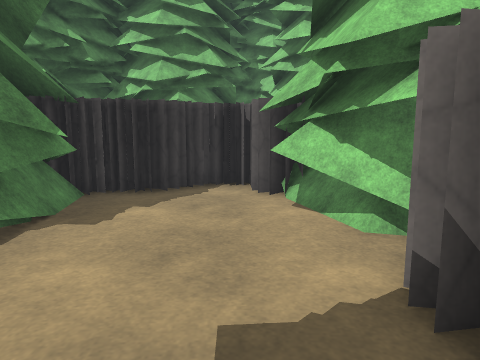
[1] (above)

24 first-person views from a walk through a Godot game level. The camera is 1.3 m above the floor, tilts 8° down and sees 70° across. The floor is counted in squares, 1 m on a side. Each view is taken from the middle of a square. On the plan, view 1 faces up. The plan holds only what a view shows up to about 15 squares ahead; the rest is blank. The place goes on beyond the plan. Surface patterns are stand-ins for the level's own textures.

[2]
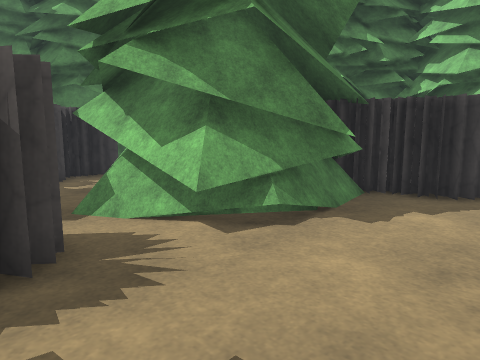

[3]
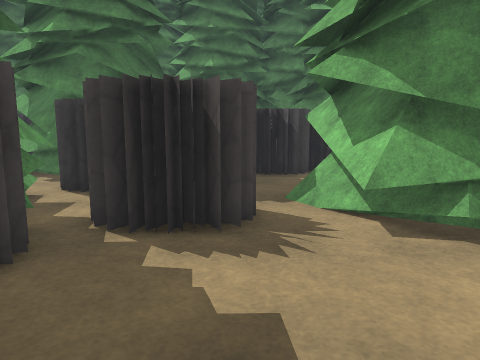

[4]
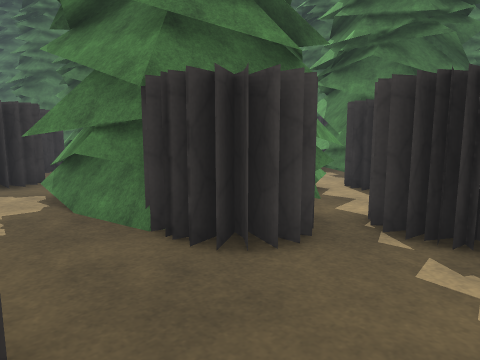

[5]
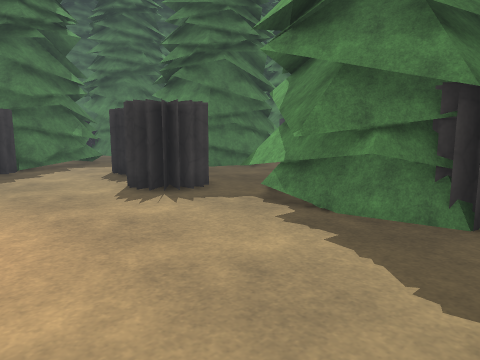

[6]
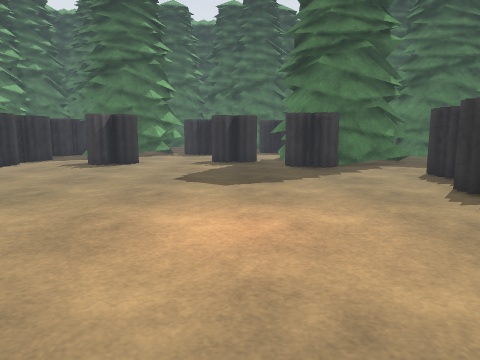

[7]
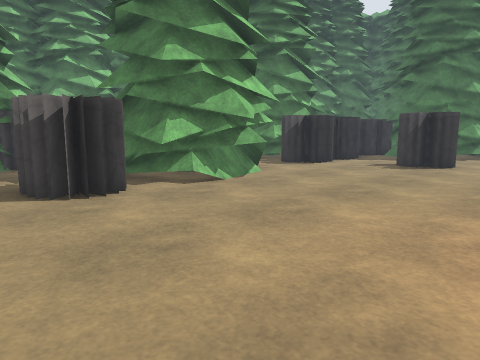

[8]
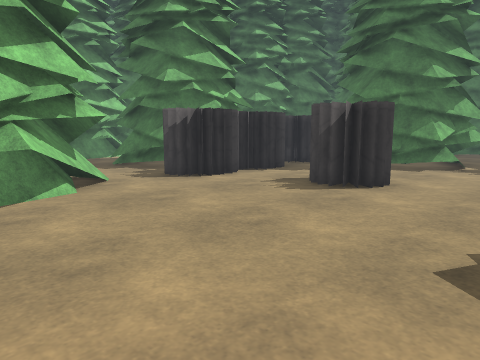

[9]
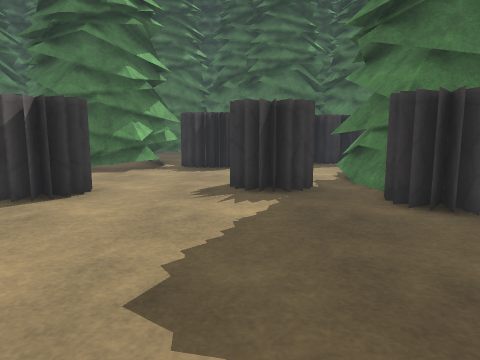

[10]
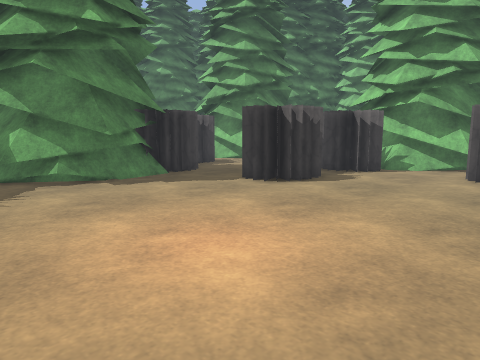

[11]
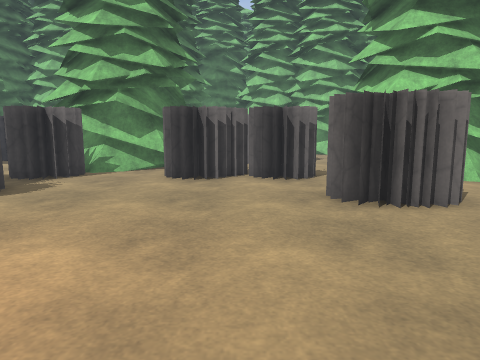

[12]
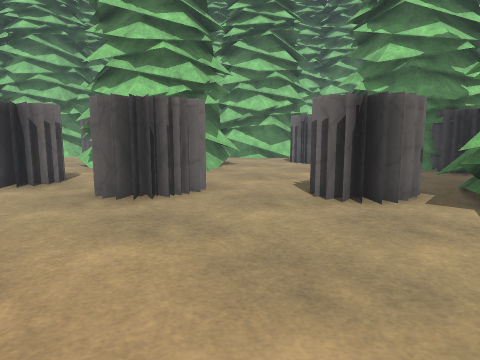

[13]
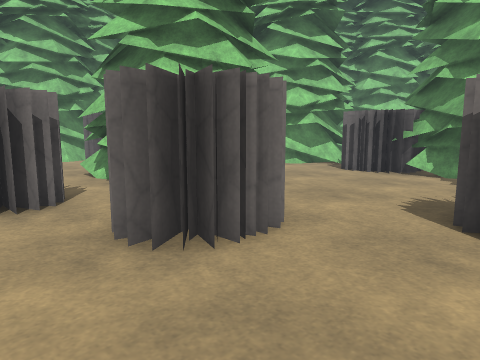

[14]
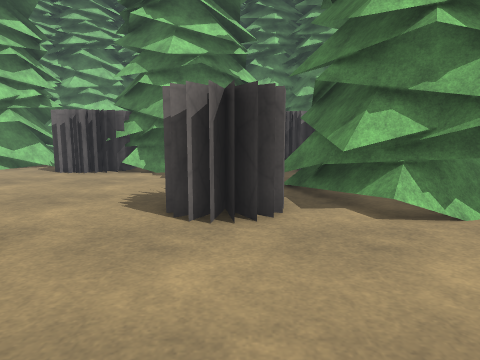

[15]
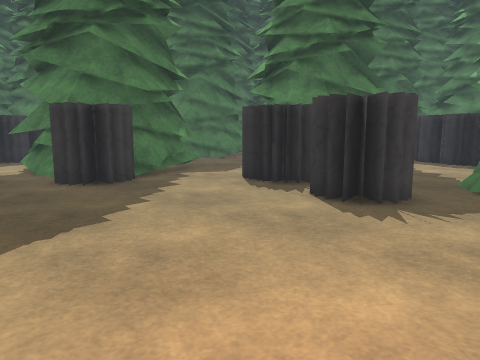

[16]
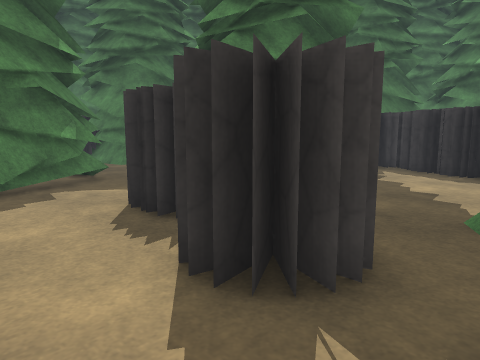

[17]
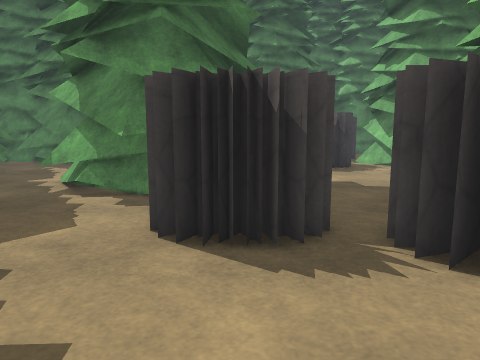

[18]
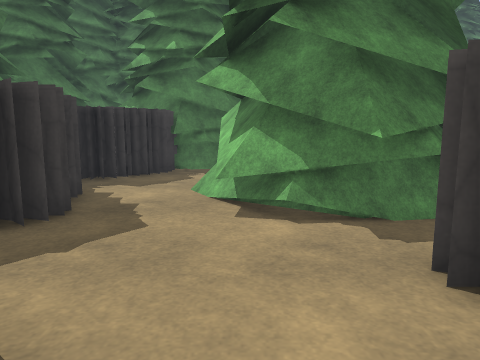

[19]
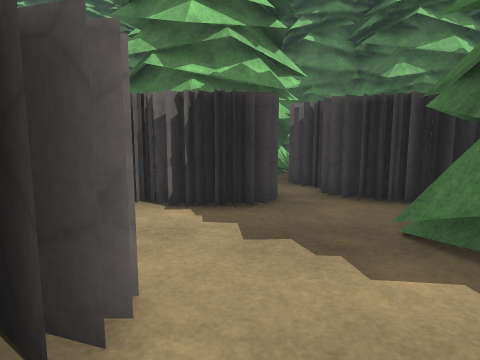

[20]
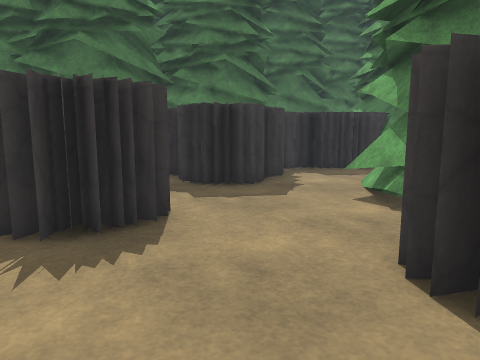

[21]
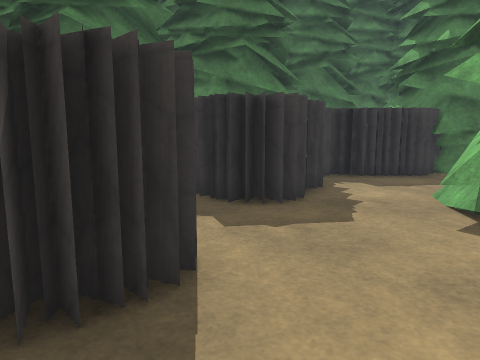

[22]
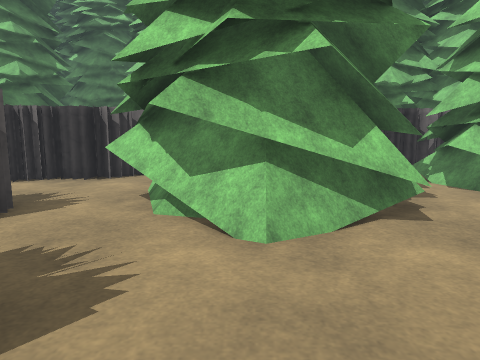

[23]
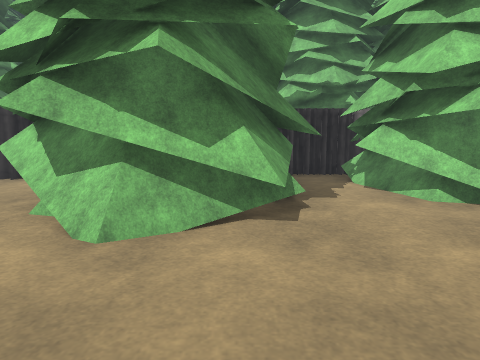

[24]
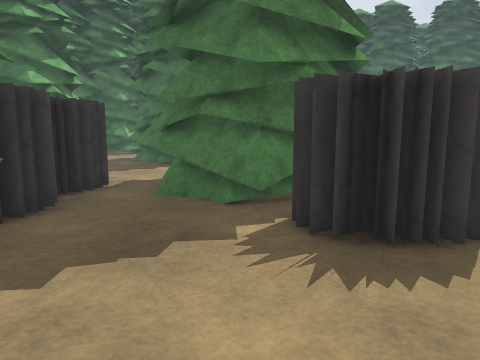

### Floor plan
Key: @ floor where view 1 was taken; # wall or solid block; . floor; T pine tree; O other object.
Columns run from 14 left of view 1 to 25 right of it. Each row starts with its distance up from view 1.
 16               T T
 15           T  TTTT
 14          TT  TTTT
 13          TTTTTTTT TTT    TTT
 12         TTTTTT  T TTT     TTT   TT TT
 11         TTT       T        T    TTTTTT
 10         TT                 .     TTTT
  9         T    ###           .#       T
  8           ####.#         #..#  ####T
  7          T##...#T  TT ####.     ..TT
  6  TT     TTTT...TT  TT #....TT   .TT
  5    ##    TTT...TTTTTT ....TTTTTT.TT
  4    ##.TTTTTT....TTTTT  ...TT TTT.TTTTT
  3    ## .TTTT.....##..  ###.TTTTTT..TTTT
  2     ## .T.......##..#####..TTTT....T
  1           #... .............T....##
  0           #...@ #................##
 -1 T  T      #....##.......## ......TT
 -2 TTTT   ##TT##..##.......###......TTT
 -3  TT  T #TTTT#....................TTT
 -4     TT..TTTTTT.............###...TTTTT
 -5  TTTTT     TTT.............###....#TTT
 -6  TTTT   TTTTTT...............TT...#
 -7   T....  TTTT...............TTTT..#
 -8     #.....T................TTTTTT.#
 -9     #........##............TTT TT.#
-10     #........##............TTTTTT..
-11    ##..TT...##..............TTT ...
-12    #..TTTT.###...............T.  ..
-13    #  TTTTT ##......................  TT
-14       TTTTT.................##..TT.. TTT
-15  TT     TTT...TT##..........## TTTT. TTT
-16         TT...TTTT#......##..## TTTTT TT
-17        T....TTTTTT.##...##..## TT
-18    T .......TT TTT.##.......##TTT
-19   TT... T...T TTTT.............TTT
-20   TT..TTTT.  TTTT........TT..###
-21  TT..T TTTT...T.........TTTT##      TT
-22  TT      TT.........###TTTTTT#     TTTT
-23            ##...##..   TTT TT     TTTTT
-24             #. ###..   TTT       TTT
-25             ##   #.    .T        TTT
-26         T        #                TT
-27        TTT TTTT  TT
-28        TT TTTTTTTTTT
-29                TTTTTT
-30               TT   TT
-31               O    TT

Where each view was taken, in squares from view 1:
view 1: 0 up, 0 right, facing up
view 2: 0 up, 0 right, facing up-left
view 3: 1 up, 1 right, facing left
view 4: 1 up, 1 right, facing down-left
view 5: 2 down, 4 right, facing down-left
view 6: 2 down, 5 right, facing down
view 7: 2 down, 6 right, facing down-right
view 8: 8 down, 6 right, facing down-right
view 9: 9 down, 6 right, facing down
view 10: 9 down, 8 right, facing up-left
view 11: 8 down, 8 right, facing up
view 12: 8 down, 7 right, facing up-right
view 13: 5 down, 8 right, facing up-right
view 14: 5 down, 8 right, facing right
view 15: 6 down, 6 right, facing down-left
view 16: 7 down, 2 right, facing down-left
view 17: 12 down, 3 right, facing left
view 18: 20 down, 8 right, facing left
view 19: 18 down, 8 right, facing right
view 20: 17 down, 9 right, facing down-left
view 21: 19 down, 8 right, facing down-left
view 22: 3 down, 14 right, facing up
view 23: 3 down, 16 right, facing up
view 24: 0 up, 16 right, facing down
